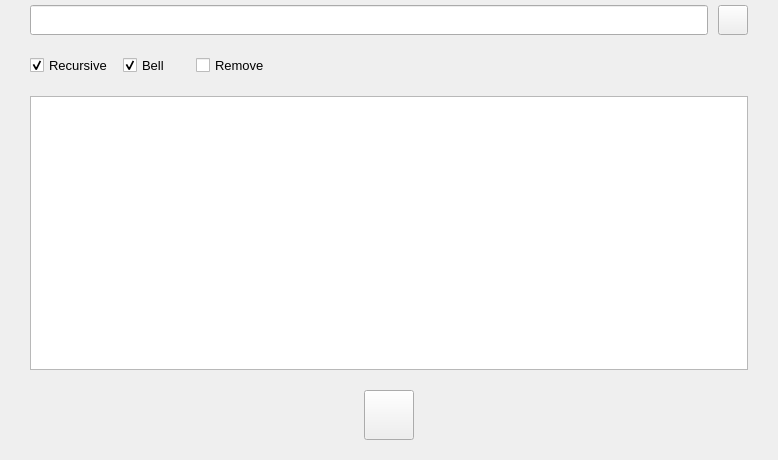
<?xml version="1.0" encoding="UTF-8"?>
<ui version="4.0">
 <class>ScanSubPage</class>
 <widget class="QWidget" name="ScanSubPage">
  <property name="geometry">
   <rect>
    <x>0</x>
    <y>0</y>
    <width>778</width>
    <height>460</height>
   </rect>
  </property>
  <property name="sizePolicy">
   <sizepolicy hsizetype="Expanding" vsizetype="Expanding">
    <horstretch>0</horstretch>
    <verstretch>0</verstretch>
   </sizepolicy>
  </property>
  <property name="windowTitle">
   <string>Scan</string>
  </property>
  <layout class="QGridLayout" name="gridLayout_3">
   <property name="leftMargin">
    <number>30</number>
   </property>
   <property name="topMargin">
    <number>5</number>
   </property>
   <property name="rightMargin">
    <number>30</number>
   </property>
   <property name="bottomMargin">
    <number>20</number>
   </property>
   <property name="horizontalSpacing">
    <number>10</number>
   </property>
   <property name="verticalSpacing">
    <number>20</number>
   </property>
   <item row="0" column="0" colspan="9">
    <widget class="QLineEdit" name="filePath">
     <property name="minimumSize">
      <size>
       <width>0</width>
       <height>30</height>
      </size>
     </property>
     <property name="maximumSize">
      <size>
       <width>16777215</width>
       <height>30</height>
      </size>
     </property>
    </widget>
   </item>
   <item row="0" column="9">
    <widget class="QPushButton" name="btnBrowse">
      <property name="enabled">
       <bool>true</bool>
      </property>
      <property name="minimumSize">
       <size>
        <width>30</width>
        <height>30</height>
       </size>
      </property>
      <property name="maximumSize">
       <size>
        <width>30</width>
        <height>30</height>
       </size>
      </property>
      <property name="cursor">
       <cursorShape>PointingHandCursor</cursorShape>
      </property>
      <property name="focusPolicy">
       <enum>Qt::NoFocus</enum>
      </property>
      <property name="toolTip">
       <string>Browse</string>
      </property>
      <property name="accessibleName">
       <string notr="true">primary</string>
      </property>
      <property name="styleSheet">
       <string notr="true"/>
      </property>
      <property name="iconSize">
       <size>
        <width>30</width>
        <height>30</height>
       </size>
      </property>
    </widget>
   </item>
   <item row="1" column="0">
    <widget class="QCheckBox" name="recursiveCheckbox">
     <property name="maximumSize">
      <size>
       <width>16777215</width>
       <height>16777215</height>
      </size>
     </property>
     <property name="font">
      <font>
       <pointsize>10</pointsize>
      </font>
     </property>
     <property name="cursor">
      <cursorShape>PointingHandCursor</cursorShape>
     </property>
     <property name="focusPolicy">
      <enum>Qt::NoFocus</enum>
     </property>
     <property name="accessibleName">
      <string>circle</string>
     </property>
     <property name="text">
      <string>Recursive</string>
     </property>
     <property name="checked">
      <bool>true</bool>
     </property>
    </widget>
   </item>
   <item row="1" column="1">
    <widget class="QCheckBox" name="bellCheckbox">
     <property name="maximumSize">
      <size>
       <width>16777215</width>
       <height>16777215</height>
      </size>
     </property>
     <property name="font">
      <font>
       <pointsize>10</pointsize>
      </font>
     </property>
     <property name="cursor">
      <cursorShape>PointingHandCursor</cursorShape>
     </property>
     <property name="focusPolicy">
      <enum>Qt::NoFocus</enum>
     </property>
     <property name="accessibleName">
      <string>circle</string>
     </property>
     <property name="text">
      <string>Bell</string>
     </property>
     <property name="checked">
      <bool>true</bool>
     </property>
    </widget>
   </item>
   <item row="1" column="2">
    <widget class="QCheckBox" name="removeCheckbox">
     <property name="maximumSize">
      <size>
       <width>16777215</width>
       <height>16777215</height>
      </size>
     </property>
     <property name="font">
      <font>
       <pointsize>10</pointsize>
      </font>
     </property>
     <property name="cursor">
      <cursorShape>PointingHandCursor</cursorShape>
     </property>
     <property name="focusPolicy">
      <enum>Qt::NoFocus</enum>
     </property>
     <property name="accessibleName">
      <string>circle</string>
     </property>
     <property name="text">
      <string>Remove</string>
     </property>
    </widget>
   </item>
   <item row="2" column="0" colspan="10">
    <widget class="QTextEdit" name="lblOutputCommand">
     <property name="autoFillBackground">
      <bool>false</bool>
     </property>
     <property name="readOnly">
      <bool>true</bool>
     </property>
    </widget>
   </item>
   <item row="3" column="0" colspan="10" alignment="Qt::AlignHCenter">
    <widget class="QPushButton" name="btnVirusScan">
     <property name="enabled">
      <bool>true</bool>
     </property>
     <property name="minimumSize">
      <size>
       <width>50</width>
       <height>50</height>
      </size>
     </property>
     <property name="maximumSize">
      <size>
       <width>50</width>
       <height>50</height>
      </size>
     </property>
     <property name="cursor">
      <cursorShape>PointingHandCursor</cursorShape>
     </property>
     <property name="focusPolicy">
      <enum>Qt::NoFocus</enum>
     </property>
     <property name="toolTip">
      <string>Start scan</string>
     </property>
     <property name="accessibleName">
      <string notr="true">primary</string>
     </property>
     <property name="styleSheet">
      <string notr="true"/>
     </property>
     <property name="text">
      <string/>
     </property>
     <property name="iconSize">
      <size>
       <width>50</width>
       <height>50</height>
      </size>
     </property>
    </widget>
   </item>
  </layout>
 </widget>
 <resources/>
 <connections/>
</ui>
